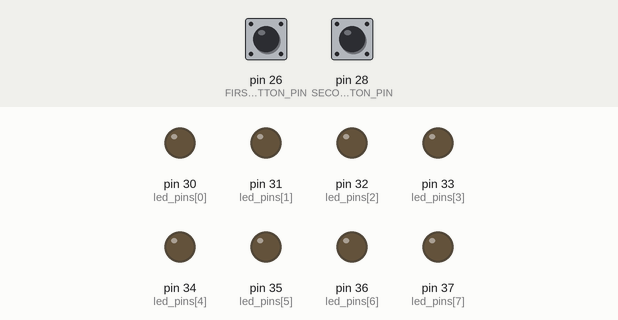
This sketch was run on a simulated Arduino Mega 2560, built with avr-gcc and run on an emulated ATmega2560. Parts: output pins drawn as LEDs (lit = HIGH). Inputs (shaded band) come from the test bench; at power-on: pin 26 (FIRST_BUTTON_PIN) HIGH, pin 28 (SECOND_BUTTON_PIN) HIGH. What the sketch prints to the serial monitor is not drawn.

Above: at 1.2 s.
1.3 s: pin 26 (FIRST_BUTTON_PIN) pulled LOW for 0.15 s
At 1.8 s:
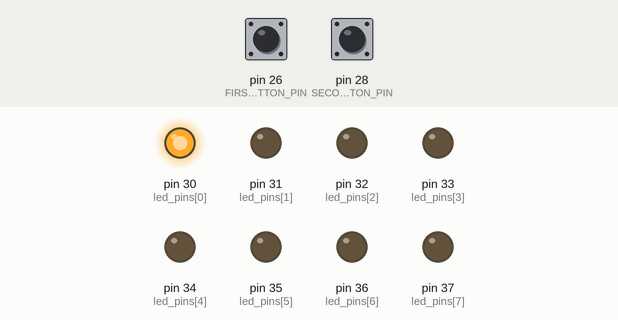
4.4 s: pin 26 (FIRST_BUTTON_PIN) pulled LOW for 3.2 s
At 8.1 s:
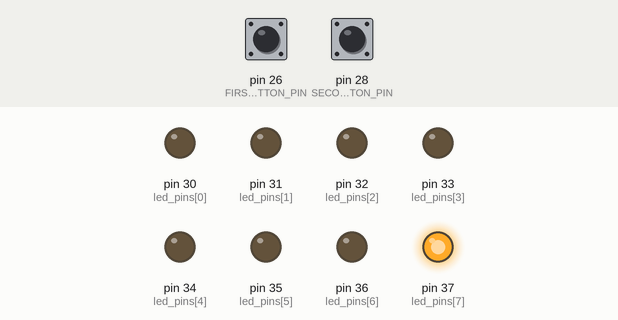
10.6 s: pin 28 (SECOND_BUTTON_PIN) pulled LOW for 3.2 s
At 13.7 s:
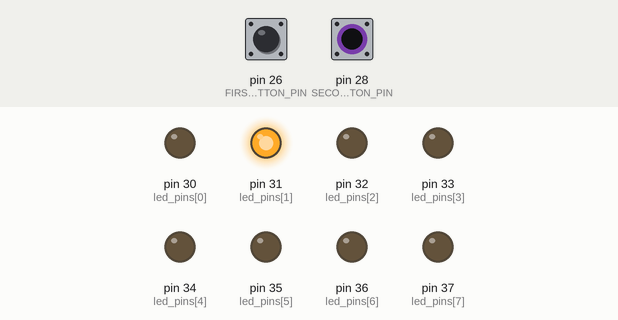
Timing chart, 0 to 19.6 s (numbered marks = the images above; inputs shaded):
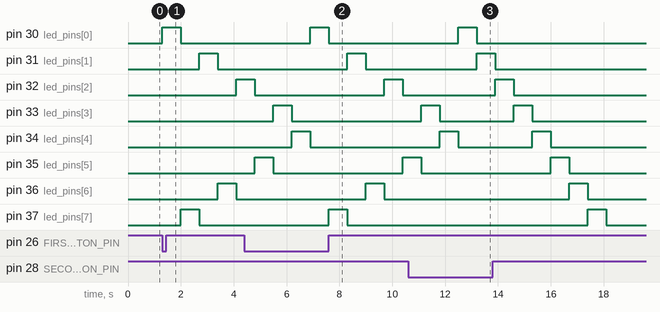

The sketch:

sketch_mar9a.ino
```cpp
#define DELAY 700
#define FIRST_BUTTON_PIN 26
#define SECOND_BUTTON_PIN 28
#define LED_SIZE 8

const int led_pins[] = {30, 31, 32, 33, 34, 35, 36, 37};

bool is_first_button_activated = false;
bool is_second_button_activated = false;

void setup() {
  for (auto led : led_pins) {
    pinMode(led, OUTPUT);
  }
  pinMode(FIRST_BUTTON_PIN, INPUT_PULLUP);
  pinMode(SECOND_BUTTON_PIN, INPUT_PULLUP);

  Serial.begin(9600);
}

void loop() {
  if (Serial.available()) {
    int inByte = Serial.read();
    if (inByte == '1') {
      is_first_button_activated = true;
    }

    else if (inByte == '2')
    {
      is_second_button_activated = true;
    }
  }
    if (!digitalRead(FIRST_BUTTON_PIN) || is_first_button_activated) {
    Serial.write("1");
    is_first_button_activated = false;

    for (int i = 0; i < LED_SIZE / 2; i++) {
      digitalWrite(led_pins[i], HIGH);
      delay(DELAY);
      digitalWrite(led_pins[i], LOW);

      digitalWrite(led_pins[LED_SIZE - i - 1], HIGH);
      delay(DELAY);
      digitalWrite(led_pins[LED_SIZE - i - 1], LOW);
    }
  }
  if (!digitalRead(SECOND_BUTTON_PIN) || is_second_button_activated) {
    Serial.write("2");
    is_second_button_activated = false;

    for (int i = 0; i < LED_SIZE; i++) {
      digitalWrite(led_pins[i], HIGH);
      delay(DELAY);
      digitalWrite(led_pins[i], LOW);
    }
  }

}
```

Measured:
- after the input at 1.3 s, pin 30 (led_pins[0]): LOW → HIGH at once, → LOW 0.70 s later; pin 31 (led_pins[1]): LOW → HIGH after 1.4 s, → LOW 0.70 s later; pin 32 (led_pins[2]): LOW → HIGH after 2.8 s; pin 36 (led_pins[6]): LOW → HIGH after 2.1 s, → LOW 0.70 s later; pin 37 (led_pins[7]): LOW → HIGH after 0.70 s, → LOW 0.70 s later
- after the input at 4.4 s, pin 30 (led_pins[0]): LOW → HIGH after 2.5 s, → LOW 0.70 s later; pin 31 (led_pins[1]): LOW → HIGH after 3.9 s, → LOW 0.70 s later; pin 36 (led_pins[6]): LOW → HIGH after 4.6 s, → LOW 0.70 s later; pin 37 (led_pins[7]): LOW → HIGH after 3.2 s, → LOW 0.70 s later
- after the input at 10.6 s, pin 30 (led_pins[0]): LOW → HIGH after 1.9 s, → LOW 0.70 s later; pin 31 (led_pins[1]): LOW → HIGH after 2.6 s, → LOW 0.70 s later; pin 32 (led_pins[2]): LOW → HIGH after 3.3 s, → LOW 0.70 s later; pin 36 (led_pins[6]): LOW → HIGH after 6.1 s, → LOW 0.70 s later; pin 37 (led_pins[7]): LOW → HIGH after 6.8 s, → LOW 0.70 s later
- by itself, pin 33 (led_pins[3]), pin 34 (led_pins[4]): alternates HIGH for 0.70 s and LOW for 2.8 s, 4 changes in all, then stays LOW
